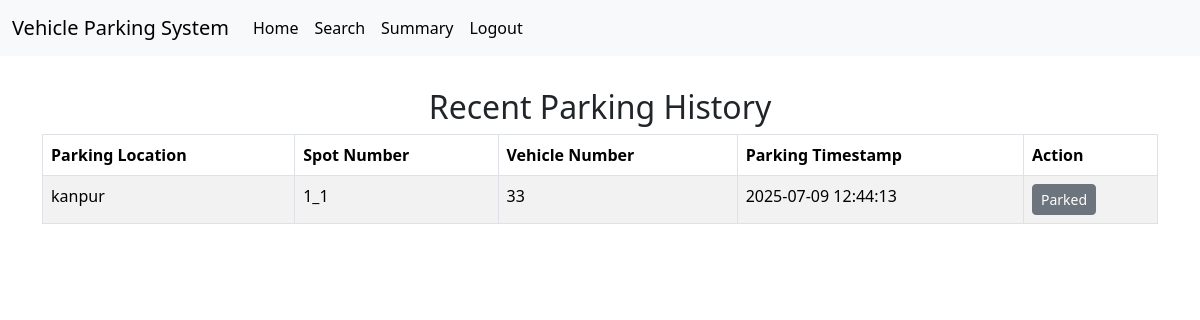
The app's page /user_home (signed in) with its own data.
### controllers/models.py (models this page shows)
class Reservation(db.Model):
    id = db.Column(db.Integer, primary_key=True, autoincrement=True)
    spot_id = db.Column(db.Integer, db.ForeignKey('parking_spot.spot'), nullable=False)
    user_id = db.Column(db.Integer, db.ForeignKey('user.id'), nullable=False)
    parking_timestamp = db.Column(db.DateTime, nullable=False, default=datetime.utcnow)
    leaving_timestamp = db.Column(db.DateTime, nullable=True)
    parking_cost = db.Column(db.Float, nullable=True)
    vehicle_number = db.Column(db.String(20), nullable=False)
    spot = db.relationship('ParkingSpot', backref='reservations')
    user = db.relationship('User', backref='reservations')

class ParkingLot(db.Model):
    id = db.Column(db.Integer, primary_key=True, autoincrement=True)
    location = db.Column(db.String(100), nullable=False)
    address = db.Column(db.String(200), nullable=False)
    pin_code = db.Column(db.String, nullable=False)
    price = db.Column(db.String, nullable=False)
    max_spots = db.Column(db.Integer, nullable=False)
    spots = db.relationship('ParkingSpot', backref='lot', cascade="all, delete-orphan")

### controllers/general_routes.py (the view)
@app.route('/user_home', methods=['GET', 'POST'])
def user_home():
    reservations = Reservation.query.filter_by(user_id=session.get('user_id')).all()
    return render_template('/user_home.html', reservations=reservations)

### templates/user_home.html (shortened to what this page needs)
<!DOCTYPE html>
<html lang="en">
<head>
</head>
{% extends 'index.html' %}
    {% block content %}
    <div class="jumbotron text-center">
        <h2>Recent Parking History</h2>
    </div>
    <div class="container">
        <table class="table table-striped table-bordered">
            <thead>
                <tr>
                    <th>Parking Location</th>
                    <th>Spot Number</th>
                    <th>Vehicle Number</th>
                    <th>Parking Timestamp</th>
                    <th>Action</th>
                </tr>
            </thead>
            <tbody>
                {% for reservation in reservations %}
                    <tr>
                        <td>{{ reservation.spot.lot.location if reservation.spot and reservation.spot.lot else '—' }}</td>
                        <td>{{ reservation.spot_id }}</td>
                        <td>{{ reservation.vehicle_number }}</td>
                        <td>{{ reservation.parking_timestamp.strftime('%Y-%m-%d %H:%M:%S') }}</td>
                        <td>
                            {% if reservation.leaving_timestamp is none %}
                                <form method="get" action="release_parking/{{ reservation.id }}" >
                                    <button class="btn btn-danger btn-sm">Release</button>
                                </form>
                            {% else %}
                                <button class="btn btn-secondary btn-sm">Parked</button>
                            {% endif %}
                        </td>
                    </tr>
                {% endfor %}
            </tbody>
        </table>
    </div>
    {%endblock%}

### records on screen
Reservation: spot.lot "kanpur", spot_id "1_1", vehicle_number "33", parking_timestamp "2025-07-09 12:44:13", shows "Parked"
